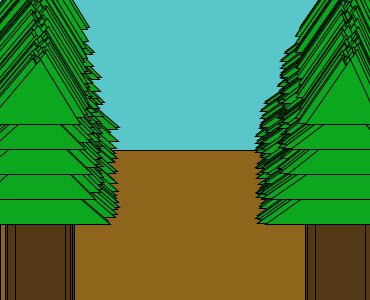
Frame 1 (no input)
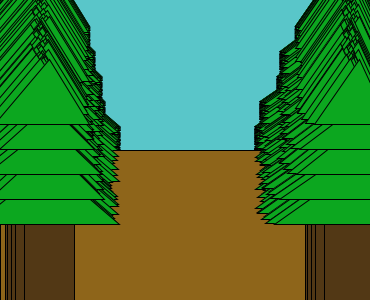
Frame 60 (the mouse pressed at the canvas centre just before this capture)
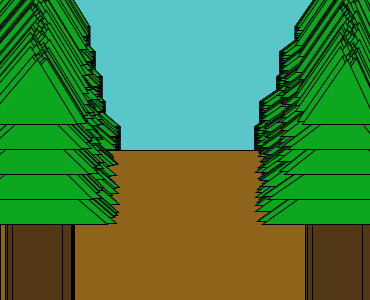
Frame 120 (the mouse held since frame 60 and released just before this capture)

The Processing sketch that drew these frames (run headless with seeded random() and noise(); from frame 60 on, the mouse is pressed at the canvas centre):

// Processing sketch: sketch_190917a
// ── sketch_190917a.pde
//forest



void setup(){
  size (370,300);
  background (#59C6C9);
  //noLoop();
}
float racoony = random(0,20);
void draw(){
//tree

fill(#8E651A);
rect(0,150,900,300);

   for(float crepex=1; crepex<100; crepex=crepex+1){
     
     float racoonex = random(-10,10);
     fill (#523815);
     rect (315+racoonex, 95+crepex, 50, 130);
     fill(#0CA71F);
     triangle (265+racoonex,125+crepex,350+racoonex,65+crepex,410+racoonex,125+crepex);
     triangle (270+racoonex,100+crepex,350+racoonex,45+crepex,395+racoonex,100+crepex);
     triangle (287+racoonex,75+crepex,350+racoonex,25+crepex,392+racoonex,75+crepex);
     triangle (290+racoonex,50+crepex,350+racoonex,05+crepex,385+racoonex,50+crepex);
     triangle (305+racoonex,25+crepex,350+racoonex,-40+crepex,380+racoonex,25+crepex);
     
     
     fill (#523815);
     rect (15+racoonex, 95+crepex, 50, 130);
     fill(#0CA71F);
     triangle (-35+racoonex,125+crepex,40+racoonex,65+crepex,110+racoonex,125+crepex);
     triangle (-20+racoonex,100+crepex,40+racoonex,45+crepex,95+racoonex,100+crepex);
     triangle (-23+racoonex,75+crepex,40+racoonex,25+crepex,92+racoonex,75+crepex);
     triangle (-10+racoonex,50+crepex,40+racoonex,05+crepex,85+racoonex,50+crepex);
     triangle (-15+racoonex,25+crepex,40+racoonex,-40+crepex,80+racoonex,25+crepex);
     
     }
 
   }
   
